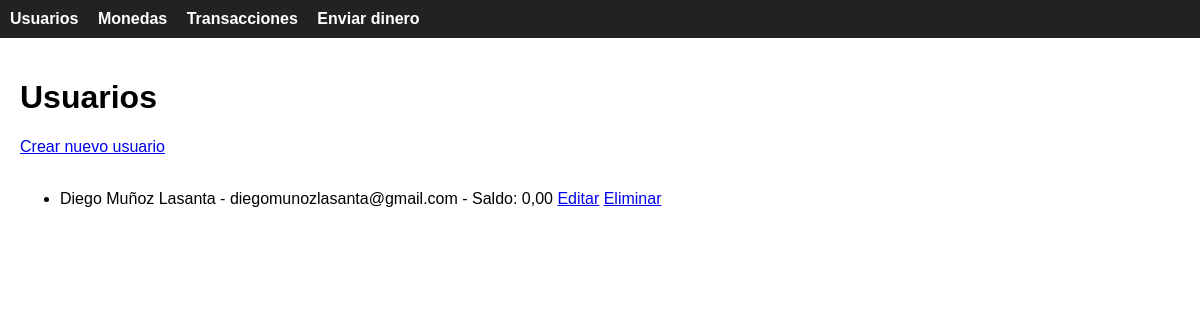
The app's page /, older data.
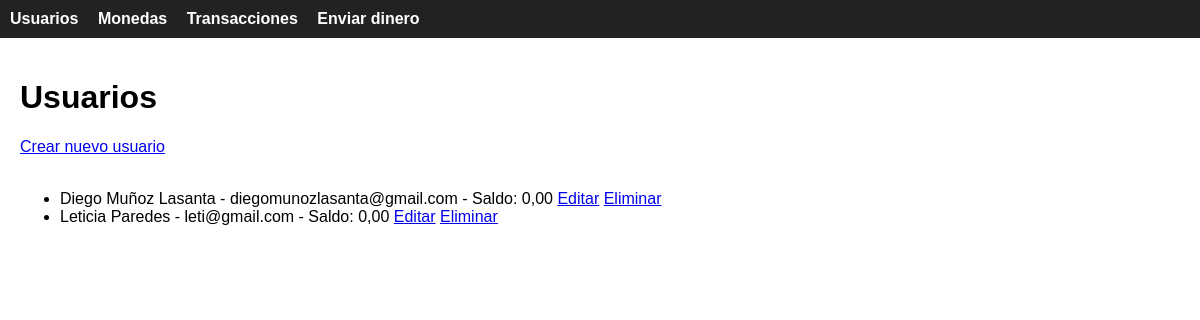
The same page, newer data.
### gestion/models.py (models this page shows, shortened)
class Usuario(models.Model):
    user_id = models.AutoField(primary_key=True)
    nombre = models.CharField(max_length=100)
    correo_electronico = models.EmailField(max_length=150, unique=True)
    contrasena = models.CharField(max_length=255)
    saldo = models.DecimalField(max_digits=15, decimal_places=2, default=0.00)
    fecha_creacion = models.DateTimeField(auto_now_add=True)

### gestion/views.py (the view)
# urls.py: path('', UsuarioListView.as_view(), name='usuario_list'),
class UsuarioListView(ListView):
    model = Usuario
    template_name = 'gestion/usuario_list.html'
    context_object_name = 'usuarios'

### gestion/templates/gestion/usuario_list.html (shortened to what this page needs)
{% extends 'base.html' %}
{% block content %}
    <h1>Usuarios</h1>
    <a href="{% url 'usuario_create' %}">Crear nuevo usuario</a>
    <br><br>
    <ul>
        {% for usuario in usuarios %}
            <li>
                {{ usuario.nombre }} - {{ usuario.correo_electronico }} - Saldo: {{ usuario.saldo }}
                <a href="{% url 'usuario_update' usuario.pk %}">Editar</a>
                <a href="{% url 'usuario_delete' usuario.pk %}">Eliminar</a>
            </li>
        {% empty %}
            <li>No hay usuarios registrados.</li>
        {% endfor %}
    </ul>
{% endblock %}

Row changes from the older to the newer data that the page shows:
added Usuario: nombre "Leticia Paredes", correo_electronico "leti@gmail.com", saldo "0,00"
